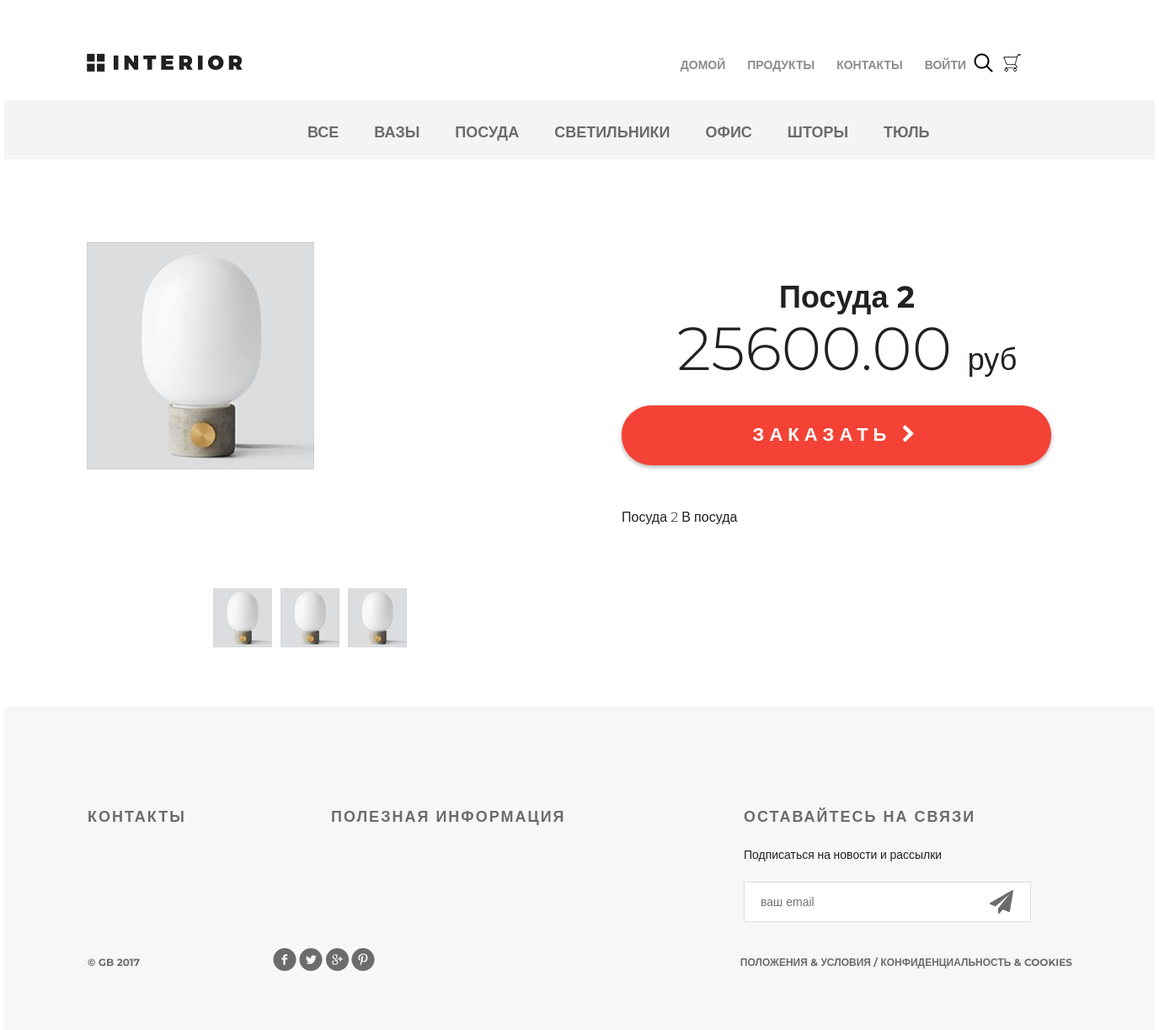
Page /product/7/ on the committed database.
### mainapp/models.py (models this page shows, shortened)
class ProductCategory(models.Model):
    name = models.CharField('название', max_length=64)
    description = models.TextField('описание', blank=True)
    is_active = models.BooleanField('активность', default=True)
    class Meta:
        verbose_name = 'категория'
        verbose_name_plural = 'категории'

class Product(models.Model):
    category = models.ForeignKey(ProductCategory, on_delete=models.CASCADE)
    name = models.CharField('название', max_length=64)
    description = models.TextField('описание', blank=True)
    short_desc = models.CharField('краткое описание', max_length=200, blank=True)
    image = models.ImageField(upload_to='product-img', blank=True)
    price = models.DecimalField(max_digits=8, decimal_places=2, default=0)
    quantity = models.PositiveIntegerField('количество на складе', default=0)
    is_active = models.BooleanField('активность', default=True)
    class Meta:
        verbose_name = 'продукт'
        verbose_name_plural = 'продукты'

### mainapp/views.py (the view)
# urls.py: path('product/<int:pk>/', mainapp.product_page, name='product_page'),
def product_page(request, pk):
    product = get_object_or_404(Product, pk=pk)
    contex = {'page_title': 'страница товара',
              'product': product,
              'categories': get_menu(), }
    return render(request, 'mainapp/product_page.html', contex)

### mainapp/views.py (called while the page is built)
def get_menu():
    return ProductCategory.objects.all()

### mainapp/templates/mainapp/product_page.html (shortened to what this page needs)
{% extends 'mainapp/base.html' %}
{% load static %}
{% block centerblock %}
    <div class="hero-white">
        {% include 'mainapp/includes/inc_menu.html' %}
    </div>
    <div class="details">
        {% include 'mainapp/includes/menu_catalog.html' %}
        <div class="details-products">
            <div class="details-slider">
                <div class="slider-product">
                    <img src="/media/{{ product.image }}">
                </div>
                <div class="slider-control">
                    <div class="block">
                        <a href="{% url 'basket:add_to' product.pk %}"><img src="/media/{{ product.image }}"
                                                                            alt="slider">
                        </a>
                    </div>
                    <div class="block">
                        <a href="{% url 'basket:add_to' product.pk %}"><img src="/media/{{ product.image }}"
                                                                            alt="slider">
                        </a>
                    </div>
                    <div class="block">
                        <a href="{% url 'basket:add_to' product.pk %}"><img src="/media/{{ product.image }}"
                                                                            alt="slider">
                        </a>
                    </div>
                </div>
            </div>
            <div class="description">
                <h3 class="big-bold">{{ product.name }}</h3>
                <br>
                <p class="price"> {{ product.price }} <span>руб</span></p>
                <a href="{% url 'basket:add_to' product.pk %}" class="red-button">
                    заказать <i class="fa fa-chevron-right" aria-hidden="true"></i>
                </a>
                <div class="description-text">
                    <p>{{ product.short_desc }}</p>
                </div>
            </div>
        </div>
    </div>
{% endblock %}

### mainapp/templates/mainapp/includes/menu_catalog.html
<div class="links clearfix">
    <ul class="links-menu">
        <li>
            <a href="{% url 'basic:category' 0 %}"
            class='{% if request.resolver_match.url_name == 'category' and request.resolver_match.kwargs.pk == 0 %}active{% endif %}'>
                все
            </a>
        </li>
        {% for category in categories %}
            <li>
                <a href="{% url 'basic:category' category.pk %}"
                class='{% if request.resolver_match.url_name == 'category' and request.resolver_match.kwargs.pk == category.pk %}active{% endif %}'>
                    {{ category.name }}
                </a>
            </li>
        {% endfor %}
    </ul>
</div>

### static/css/style.css (style rules this page uses)
* { margin: 0; padding: 0; }
body { font-family: 'Montserrat', sans-serif; }
html, body { height: 100%; }
.slider-control .block a img { width: 70px; }
.clearfix:after { content: ""; display: block; clear: both; }
.big-bold { color: #212121; font-size: 36px; font-weight: 700; text-align: left; margin-bottom: 24px; line-height: 36px; }
.hero-white { background-color: #fff; height: 119px; padding-left: 98px; padding-right: 211px; position: relative; }
.links { height: 70px; background-color: #f4f4f4; position: relative; padding-left: 360px; }
.links-menu { margin: 27px auto 0px; position: absolute; }
.links-menu li { float: left; list-style-type: none; padding-right: 42px; }
.links-menu li a { text-decoration: none; color: #6c6c6c; font-size: 18px; font-weight: 700; text-transform: uppercase; }
.details-products { padding-left: 98px; padding-right: 98px; margin-top: 98px; height: 551px; }
.details-slider { width: 570px; float: left; margin-right: 30px; }
.slider-product { width: 570px; height: 400px; }
.slider-control { width: 420px; height: 70px; margin: 11px auto 0px; padding-left: 150px }
.slider-control .block { height: 70px; width: 70px; position: relative; float: left; margin-right: 10px; }
.description { width: 535px; float: right; padding-left: 35px }
.description .big-bold { color: #212121; font-size: 36px; font-weight: 700; text-align: center; margin-top: 47px; margin-bottom: 0px; }
.description .price { color: #212121; font-size: 72px; font-weight: 300; line-height: 48px; text-align: center; }
.description .price span { color: #212121; font-size: 36px; font-weight: 300; line-height: 48px; text-align: center; }
.red-button { display: block; height: 71px; width: 510px; border-radius: 35px; background-color: #f44336; text-align: center; text-transform: uppercase; text-decoration: none; color: #ffffff; font-size: 22px; font-weight: 700; line-height: 24px; box-shadow: 0px 2px 4.85px 0.15px rgba(33, 33, 33, 0.35); line-height: 70px; letter-spacing: 6px; margin-top: 31px; }
.description-text { margin-top: 50px; color: #212121; font-size: 16px; font-weight: 300; line-height: 24px; text-align: left; }
.description-text p { margin-bottom: 0.5em; }

### rows in the picture
ProductCategory: name "ВАЗЫ"
ProductCategory: name "ПОСУДА"
ProductCategory: name "СВЕТИЛЬНИКИ"
ProductCategory: name "ОФИС"
ProductCategory: name "ШТОРЫ"
ProductCategory: name "ТЮЛЬ"
Product: image (picture), name "Посуда 2", price "25600.00", short_desc "Посуда 2 В посуда"
